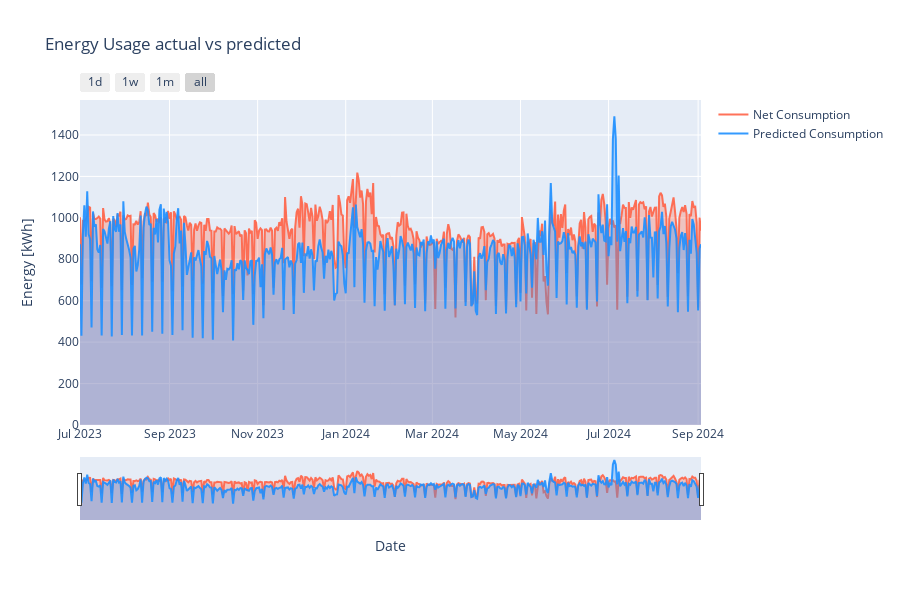

The cell this chart's notebook holds for it:
### Code cell
plot_cols =[
    # ColumnParam("value_import", "Energy Import"),
    ColumnParam("net_consumption", "Net Consumption"),
    ColumnParam("predicted_consumption", "Predicted Consumption"),
]
daily_main = pipe.get_daily_consumption(BuilingIdsEnum.MAIN)
daily_main
plot_energy_usage(daily_main, plot_cols,
                  titel="Energy Usage actual vs predicted",
                  yaxis_title="Energy [kWh]",
                  tozeroy=True,
                  )

### Figure 1 — Plotly figure (JSON) as saved in the notebook; plotly's stock layout.template omitted (floating-point values rounded to 4 significant figures; data arrays with more than 128 entries replaced by an {"elided": "..."} marker saying what was removed)
{"data": [{"line": {"color": "rgba(255, 99, 71, 0.9)"}, "mode": "lines", "name": "Net Consumption", "type": "scatter", "x": {"elided": "431 str values"}, "y": {"elided": "431 float values"}}, {"fill": "tozeroy", "fillcolor": "rgba(255, 99, 71, 0.3)", "line": {"color": "rgba(0,0,0,0)"}, "opacity": 0.3, "showlegend": false, "type": "scatter", "x": {"elided": "431 str values"}, "y": {"elided": "431 float values"}}, {"line": {"color": "rgba(30, 144, 255, 0.9)"}, "mode": "lines", "name": "Predicted Consumption", "type": "scatter", "x": {"elided": "431 str values"}, "y": {"elided": "431 float values"}}, {"fill": "tozeroy", "fillcolor": "rgba(30, 144, 255, 0.3)", "line": {"color": "rgba(0,0,0,0)"}, "opacity": 0.3, "showlegend": false, "type": "scatter", "x": {"elided": "431 str values"}, "y": {"elided": "431 float values"}}], "layout": {"height": 600, "hovermode": "x unified", "showlegend": true, "title": {"text": "Energy Usage actual vs predicted"}, "xaxis": {"rangeselector": {"buttons": [{"count": 1, "label": "1d", "step": "day", "stepmode": "backward"}, {"count": 7, "label": "1w", "step": "day", "stepmode": "backward"}, {"count": 1, "label": "1m", "step": "month", "stepmode": "backward"}, {"step": "all"}]}, "rangeslider": {"visible": true}, "title": {"text": "Date"}, "type": "date"}, "yaxis": {"title": {"text": "Energy [kWh]"}}}}
